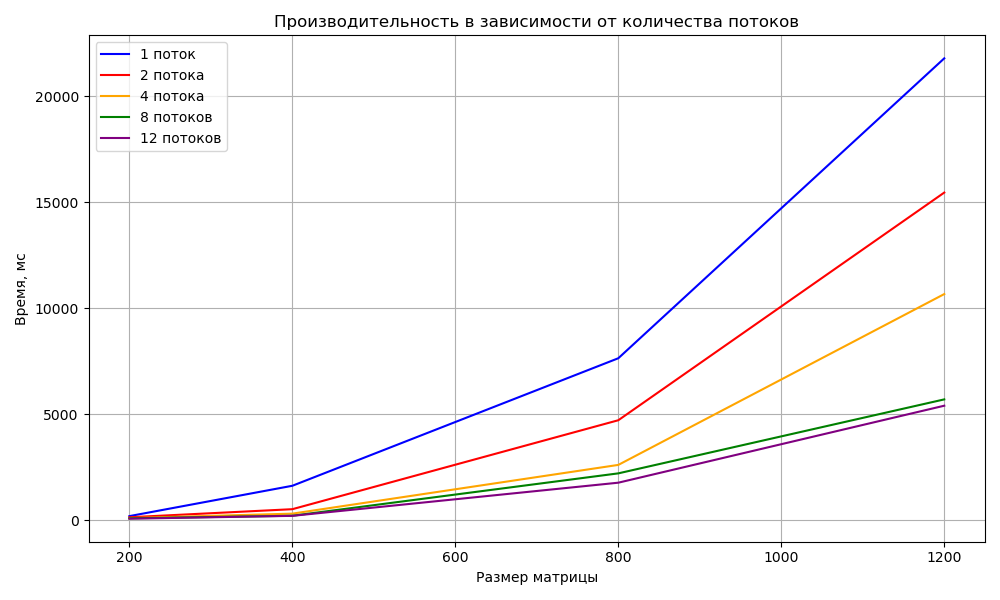

Generate this figure with Python:
import matplotlib.pyplot as plt


def plot(
    data1: list,
    time1: list,
    time2: list,
    time4: list,
    time8: list,
    time12: list,
    image: str,
) -> None:
    """
    Функция для построения графика.
    """
    plt.figure(figsize=(10, 6))
    plt.xlabel("Размер матрицы")
    plt.ylabel("Время, мс")
    plt.grid(True)

    plt.plot(data1, time1, color='blue', label='1 поток')
    plt.plot(data1, time2, color='red', label='2 потока')
    plt.plot(data1, time4, color='orange', label='4 потока')
    plt.plot(data1, time8, color='green', label='8 потоков')
    plt.plot(data1, time12, color='purple', label='12 потоков')

    plt.title("Производительность в зависимости от количества потоков")
    plt.legend()
    plt.tight_layout()
    plt.savefig(image)
    plt.close()


def main():
    data1 = [200, 400, 800, 1200]

    time1 = [193, 1624, 7637, 21778]
    time2 = [139, 520, 4714, 15449]
    time4 = [101, 310, 2608, 10663]
    time8 = [90, 210, 2209, 5697]
    time12 = [71, 206, 1769, 5399]

    plot(data1, time1, time2, time4, time8, time12, "plot.png")


if __name__ == "__main__":
    main()
